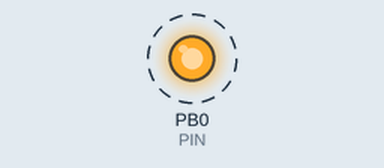
This program was run on a simulated ATmega328P, built with avr-gcc and emulated at 16 MHz (the files do not name the chip). Shown: output pins drawn as LEDs (lit = HIGH). Dashed ring = blinking.

Above: at 0.05 s.
Timing chart, 0 to 3.0 s (numbered marks = the images above):
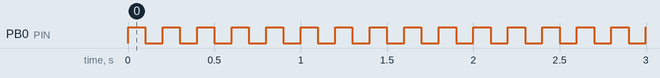

Measured:
- by itself, PB0 (PIN): alternates HIGH for 0.10 s and LOW for 0.10 s

The program:

main.cpp
```cpp
#include <avr/io.h>
#include <util/delay.h>
#include <stdlib.h>
#include <math.h>
#include <avr/interrupt.h>
#include "usart.h"
#include "bit.h"

#define FOSC 16000000 // Frequency Oscillator 16Mhz for Uno R3
#define BAUD 9600 // 9600 Bits per second
#define MYUBRR FOSC / 16 / BAUD - 1 // My USART Baud Rate Register
#define PRESCALER 3 //16Mhz
#define DELAY 2000 // 200ms

#define PORT &PORTB
#define DDR &DDRB
#define PIN PINB0

int setPrescaler_tc0(int option);
unsigned long setMax_count_ms(float x,
    unsigned long top,
    int prescaler_option);
void my_delay_us(float x,
  int prescaler_option);
void set_tc0_mode(char mode);
void my_delay_2s_ctc();
void my_delay_ms_ctc(float x,
    unsigned long top,
    int prescaler_option);

volatile unsigned long num0V = 0;

void set_tc0_mode(int mode){
    TCCR0A = 0; //Clear registers
    TCCR0B = 0;
    TCCR0A |= ((mode & 0x03) << WGM00); // Set WGM01 and WGM00
    TCCR0B |= ((mode & 0x04) << WGM02); // Set WGM02
    //bitSet(TCCR0A, WGM01); // CTC mode
}

void my_delay_2s_ctc()
{
  set_tc0_mode(2);
  OCR0A = 124; // TOP
  bitSet(TIMSK0, OCIE0A);
  unsigned long num0V_max = 125 * 2;

  num0V = 0;
  TCNT0 = 0;
  setPrescaler_tc0(5);
  while (num0V < num0V_max);
  setPrescaler_tc0(0);
  bitClear(TIMSK0, OCIE0A);
}

unsigned long setMax_count_ms(float x,
    unsigned long top,
    int prescaler_option)
{

  int prescalers[6] = {0, 1, 8, 64, 256, 1024};
  //float overflow_count = ((1 / ((float)FOSC / prescalers[prescaler_option])) * top);
  float overflow_count = (top+1)*(prescalers[prescaler_option]/(float)FOSC);
  // usart_transmit('1');
  // usart_transmit('\n');
  float time_sec = x / 1000;
  float max = (time_sec / overflow_count);
  unsigned long max_count = (unsigned long)max;
  return max_count;
}

void my_delay_ms_ctc(float x,
    unsigned long top,
    int prescaler_option)
    {
      //bitSet(TIMSK0, OCIE0A);
      //bitSet(TIFR0, OCF0A);
      OCR0A = top;
      num0V = 0;
      TCNT0 = 0;
      unsigned long num0V_max = 200;//setMax_count_ms(x, top, prescaler_option);
      setPrescaler_tc0(prescaler_option);
      while (num0V < num0V_max);
      setPrescaler_tc0(0);
      //bitClear(TIMSK0, OCIE0A);
    }

// custom delay with prescalers
void my_delay_us(float x,
  int prescaler_option)
{
  set_tc0_mode(0);
  bitSet(TIMSK0, TOIE0); // enable timer0 overflow interrupt
  unsigned long num0V_max = 76875;
  num0V = 0; // timer0 overflow counter, sets count to 0
  TCNT0 = 0; // timer0 counter register, sets count to 0
  setPrescaler_tc0(prescaler_option);
  while (num0V < num0V_max - 1);
  setPrescaler_tc0(0);
  bitClear(TIMSK0, TOIE0);
}

// ISR(TIMER0_OVF_vect)
// {
//   num0V++;
// }

ISR(TIMER0_COMPA_vect)
{
  num0V++;
}

int setPrescaler_tc0(int option)
{
  switch (option)
  {
  case 0:
    // no clock source
    bitClear(TCCR0B, CS00);
    bitClear(TCCR0B, CS01);
    bitClear(TCCR0B, CS02);
    break;
  case 1:
    // full clock: 16 Mhz = 62.5 ns
    bitSet(TCCR0B, CS00);
    bitClear(TCCR0B, CS01);
    bitClear(TCCR0B, CS02);
    break;
  case 2:
    // 1/8 clock: 2 Mhz = 500 ns
    bitClear(TCCR0B, CS00);
    bitSet(TCCR0B, CS01);
    bitClear(TCCR0B, CS02);
    break;
  case 3:
    // 1/64 clock: 250 kHz = 4 us
    bitSet(TCCR0B, CS00);
    bitSet(TCCR0B, CS01);
    bitClear(TCCR0B, CS02);
    break;
  case 4:
    // 1/256 clock: 62.5 kHz = 16 us
    bitClear(TCCR0B, CS00);
    bitClear(TCCR0B, CS01);
    bitSet(TCCR0B, CS02);
    break;
  case 5:
    // 1/1024 clock: 15.625 kHz = 64 us
    bitSet(TCCR0B, CS00);
    bitClear(TCCR0B, CS01);
    bitSet(TCCR0B, CS02);
    break;
  default:
    return -1;
  }
  return option;
}

int main()
{
  usart_init(MYUBRR); // 103-9600 bps; 8-115200
  cli();
  bitSet(TIMSK0, OCIE0A); // enable timer0 output compare interrupt
  bitSet(*DDR, PIN); // set pin 8 as output
  set_tc0_mode(2); // CTC mode
  //bitSet(TCCR0A, WGM01); // CTC mode
  sei(); // enable global interrupts


  while (1)
  {
    bitSet(*PORT, PIN);
    // usart_tx_string("a:>");
    // usart_transmit('1');
    // usart_transmit('\n');
    my_delay_ms_ctc(DELAY, 124, 3);
    //my_delay_2s_ctc();
    //my_delay_us(DELAY, 1);
    bitClear(*PORT, PIN);
    // usart_tx_string("a:>");
    // usart_transmit('0');
    // usart_transmit('\n');
    //my_delay_2s_ctc();
    my_delay_ms_ctc(DELAY, 124, 3);
    //my_delay_us(DELAY, 1);
  }
}
```

bit.h
```cpp
#ifndef BIT_H
#define BIT_H

#define bitSet(reg, n) (reg |= 1 << n)
#define bitRead(reg, n) (reg >> n & 1)
#define bitClear(reg, n) (reg &= ~(1 << n))
#define bitInverse(reg, n) (reg ^= (1 << n))

#endif // BIT_H
```

usart.cpp
```cpp
#include "usart.h"
#include <avr/io.h> // Include here if avr/io.h is needed for USART functions
#include "bit.h"

#include <stdlib.h>

// Set the baud rate
void usart_init(unsigned int ubrr)
{
  UBRR0H = (unsigned char)(ubrr >> 8);
  UBRR0L = (unsigned char)ubrr;
  // enable receiver and transmitter
  UCSR0B = (1 << TXEN0) | (1 << RXEN0);
  // set frame format: USBS0 = 0b1 2stop bit, UCSZ00 = 0b11 8bit data,
  UCSR0C = (1 << USBS0) | (3 << UCSZ00);
}

void usart_transmit(unsigned char data)
{
  /* Wait for empty transmit buffer */
  while (!(UCSR0A & (1 << UDRE0)))
    ;
  /* Put data into buffer, sends the data */
  UDR0 = data;
}

void usart_tx_string(const char *pStr)
{
  while (*pStr != '\0')
  {
    usart_transmit(*pStr);
    pStr++;
  }
}

void usart_tx_float(float x, char num_digits_int, char num_digits_decimal)
{
  char num_elements = num_digits_int + num_digits_decimal + 1 + 1; // one decimal point and one null terminator
  char buffer[num_elements];

  dtostrf(x, num_elements - 1, num_digits_decimal, buffer);
  buffer[num_elements - 1] = '\0';
  usart_tx_string(buffer);
}
```

usart.h
```cpp
#ifndef USART_H
#define USART_H

#ifdef __cplusplus
extern "C" {
#endif

void usart_init(unsigned int ubrr);
void usart_transmit(unsigned char data);
void usart_tx_string(const char *pStr);
void usart_tx_float(float x, char num_digits_int, char num_digits_decimal);

#ifdef __cplusplus
}
#endif

#endif // USART_H
```
